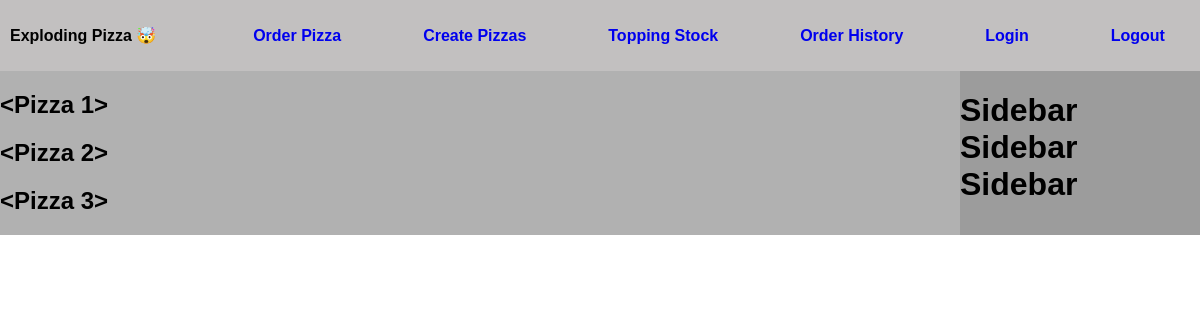
Page /mydb on the committed database.
### website/models.py (models this page shows)
class Pizza(db.Model):
    __tablename__ = "pizza"
    id = db.Column(db.Integer, primary_key=True)
    name = db.Column(db.String, nullable=False)

### website/views.py (the view)
@views.route('/mydb', methods=['GET', 'POST'])
def mydb():
    comments = 'I suck at Flask'
    pizzas = Pizza.query.all()
    return render_template("mydb.html", comments=comments, pizzas=pizzas)

### website/templates/mydb.html
{% extends "base.html" %}
{% block content %}
    {% for pizza in pizzas %}
        <h2> {{ pizza }} </h2>
    {% endfor %}
{% endblock content %}

### website/static/styles.css (style rules this page uses)
body { margin: 0; padding: 0; font-family: 'Arial', sans-serif; }

### rows in the picture
Pizza: pizza "<Pizza 1>"
Pizza: pizza "<Pizza 2>"
Pizza: pizza "<Pizza 3>"
